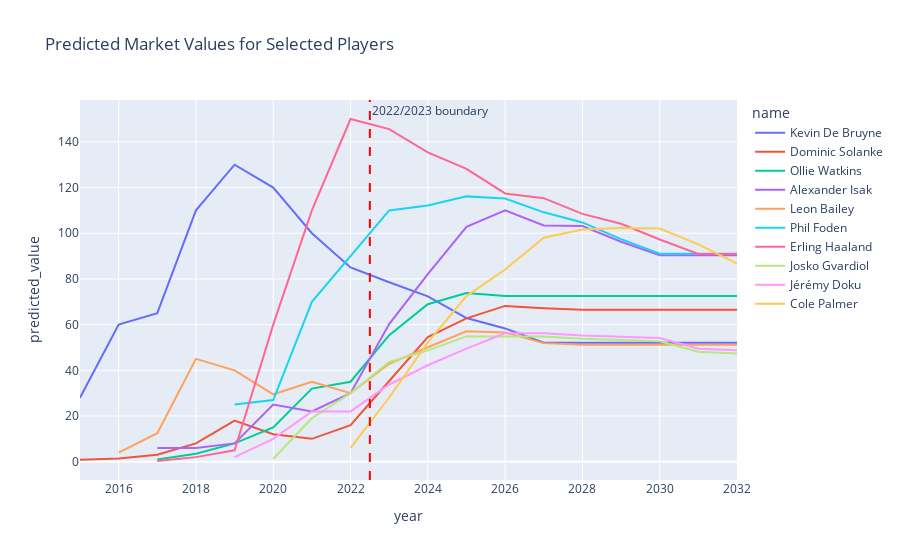

Write notebook code for a chart like this one.
### Code cell
plot_player_value_trends(
    pdf_train, merged,
    top_year=2030,
    top_n=10
)

### Figure 1 — Plotly figure (JSON) as saved in the notebook; plotly's stock layout.template omitted (floating-point values rounded to 4 significant figures)
{"data": [{"customdata": [[23], [24], [25], [26], [27], [28], [29], [30], [32], [33], [34], [35], [36], [37], [38], [39], [40], [41]], "hovertemplate": "name=Kevin De Bruyne<br>year=%{x}<br>predicted_value=%{y}<br>age=%{customdata[0]}<extra></extra>", "legendgroup": "Kevin De Bruyne", "line": {"color": "#636efa", "dash": "solid"}, "marker": {"symbol": "circle"}, "mode": "lines", "name": "Kevin De Bruyne", "orientation": "v", "showlegend": true, "type": "scatter", "x": [2015, 2016, 2017, 2018, 2019, 2020, 2021, 2022, 2023, 2024, 2025, 2026, 2027, 2028, 2029, 2030, 2031, 2032], "xaxis": "x", "y": [28, 60, 65, 110, 130, 120, 100, 85, 78.54, 72.35, 62.87, 58.34, 52.09, 52.09, 52.09, 52.09, 52.09, 52.09], "yaxis": "y"}, {"customdata": [[18], [18], [19], [20], [21], [22], [23], [24], [25], [26], [27], [28], [29], [30], [31], [32], [33], [34]], "hovertemplate": "name=Dominic Solanke<br>year=%{x}<br>predicted_value=%{y}<br>age=%{customdata[0]}<extra></extra>", "legendgroup": "Dominic Solanke", "line": {"color": "#EF553B", "dash": "solid"}, "marker": {"symbol": "circle"}, "mode": "lines", "name": "Dominic Solanke", "orientation": "v", "showlegend": true, "type": "scatter", "x": [2015, 2016, 2017, 2018, 2019, 2020, 2021, 2022, 2023, 2024, 2025, 2026, 2027, 2028, 2029, 2030, 2031, 2032], "xaxis": "x", "y": [0.9, 1.4, 3, 8, 18, 12, 10, 16, 35.31, 54.53, 62.75, 68.19, 67.17, 66.46, 66.46, 66.46, 66.46, 66.46], "yaxis": "y"}, {"customdata": [[21], [22], [23], [24], [25], [26], [27], [28], [29], [30], [31], [32], [33], [34], [35], [36]], "hovertemplate": "name=Ollie Watkins<br>year=%{x}<br>predicted_value=%{y}<br>age=%{customdata[0]}<extra></extra>", "legendgroup": "Ollie Watkins", "line": {"color": "#00cc96", "dash": "solid"}, "marker": {"symbol": "circle"}, "mode": "lines", "name": "Ollie Watkins", "orientation": "v", "showlegend": true, "type": "scatter", "x": [2017, 2018, 2019, 2020, 2021, 2022, 2023, 2024, 2025, 2026, 2027, 2028, 2029, 2030, 2031, 2032], "xaxis": "x", "y": [1, 3.5, 8, 15, 32, 35, 55.41, 68.9, 73.85, 72.55, 72.55, 72.55, 72.55, 72.55, 72.55, 72.55], "yaxis": "y"}, {"customdata": [[17], [18], [19], [20], [21], [22], [23], [24], [25], [26], [27], [28], [29], [30], [31], [32]], "hovertemplate": "name=Alexander Isak<br>year=%{x}<br>predicted_value=%{y}<br>age=%{customdata[0]}<extra></extra>", "legendgroup": "Alexander Isak", "line": {"color": "#ab63fa", "dash": "solid"}, "marker": {"symbol": "circle"}, "mode": "lines", "name": "Alexander Isak", "orientation": "v", "showlegend": true, "type": "scatter", "x": [2017, 2018, 2019, 2020, 2021, 2022, 2023, 2024, 2025, 2026, 2027, 2028, 2029, 2030, 2031, 2032], "xaxis": "x", "y": [6, 6, 8, 25, 22, 30, 60.23, 82.13, 102.8, 110.0, 103.4, 103.2, 96.27, 90.4, 90.4, 90.4], "yaxis": "y"}, {"customdata": [[18], [19], [20], [21], [22], [23], [24], [25], [26], [27], [28], [29], [30], [31], [32], [33], [34]], "hovertemplate": "name=Leon Bailey<br>year=%{x}<br>predicted_value=%{y}<br>age=%{customdata[0]}<extra></extra>", "legendgroup": "Leon Bailey", "line": {"color": "#FFA15A", "dash": "solid"}, "marker": {"symbol": "circle"}, "mode": "lines", "name": "Leon Bailey", "orientation": "v", "showlegend": true, "type": "scatter", "x": [2016, 2017, 2018, 2019, 2020, 2021, 2022, 2023, 2024, 2025, 2026, 2027, 2028, 2029, 2030, 2031, 2032], "xaxis": "x", "y": [4, 12.5, 45, 40, 29.5, 35, 30, 42.87, 50.1, 57.08, 56.56, 51.89, 51.18, 51.18, 51.18, 51.18, 51.18], "yaxis": "y"}, {"customdata": [[18], [19], [20], [21], [23], [24], [25], [26], [27], [28], [29], [30], [31], [32]], "hovertemplate": "name=Phil Foden<br>year=%{x}<br>predicted_value=%{y}<br>age=%{customdata[0]}<extra></extra>", "legendgroup": "Phil Foden", "line": {"color": "#19d3f3", "dash": "solid"}, "marker": {"symbol": "circle"}, "mode": "lines", "name": "Phil Foden", "orientation": "v", "showlegend": true, "type": "scatter", "x": [2019, 2020, 2021, 2022, 2023, 2024, 2025, 2026, 2027, 2028, 2029, 2030, 2031, 2032], "xaxis": "x", "y": [25, 27, 70, 90, 110.0, 112.2, 116.1, 115.2, 109.1, 104.7, 97.44, 91.05, 91.05, 91.05], "yaxis": "y"}, {"customdata": [[17], [18], [18], [19], [20], [21], [22], [23], [24], [25], [26], [27], [28], [29], [30], [31]], "hovertemplate": "name=Erling Haaland<br>year=%{x}<br>predicted_value=%{y}<br>age=%{customdata[0]}<extra></extra>", "legendgroup": "Erling Haaland", "line": {"color": "#FF6692", "dash": "solid"}, "marker": {"symbol": "circle"}, "mode": "lines", "name": "Erling Haaland", "orientation": "v", "showlegend": true, "type": "scatter", "x": [2017, 2018, 2019, 2020, 2021, 2022, 2023, 2024, 2025, 2026, 2027, 2028, 2029, 2030, 2031, 2032], "xaxis": "x", "y": [0.3, 2, 5, 60, 110, 150, 145.6, 135.4, 128.2, 117.4, 115.4, 108.5, 104.2, 97.27, 90.88, 90.88], "yaxis": "y"}, {"customdata": [[18], [19], [20], [21], [22], [23], [24], [25], [26], [27], [28], [29], [30]], "hovertemplate": "name=Josko Gvardiol<br>year=%{x}<br>predicted_value=%{y}<br>age=%{customdata[0]}<extra></extra>", "legendgroup": "Josko Gvardiol", "line": {"color": "#B6E880", "dash": "solid"}, "marker": {"symbol": "circle"}, "mode": "lines", "name": "Josko Gvardiol", "orientation": "v", "showlegend": true, "type": "scatter", "x": [2020, 2021, 2022, 2023, 2024, 2025, 2026, 2027, 2028, 2029, 2030, 2031, 2032], "xaxis": "x", "y": [1.3, 19, 30, 43.67, 48.73, 54.85, 54.85, 54.85, 53.81, 53.27, 52.75, 48.09, 47.38], "yaxis": "y"}, {"customdata": [[16], [17], [19], [19], [21], [22], [23], [24], [25], [26], [27], [28], [29], [30]], "hovertemplate": "name=Jérémy Doku<br>year=%{x}<br>predicted_value=%{y}<br>age=%{customdata[0]}<extra></extra>", "legendgroup": "Jérémy Doku", "line": {"color": "#FF97FF", "dash": "solid"}, "marker": {"symbol": "circle"}, "mode": "lines", "name": "Jérémy Doku", "orientation": "v", "showlegend": true, "type": "scatter", "x": [2019, 2020, 2021, 2022, 2023, 2024, 2025, 2026, 2027, 2028, 2029, 2030, 2031, 2032], "xaxis": "x", "y": [2, 10, 22, 22, 33.79, 42.21, 49.48, 56.23, 56.23, 55.19, 54.65, 54.13, 49.47, 48.76], "yaxis": "y"}, {"customdata": [[20], [21], [22], [23], [24], [25], [26], [27], [28], [29], [30]], "hovertemplate": "name=Cole Palmer<br>year=%{x}<br>predicted_value=%{y}<br>age=%{customdata[0]}<extra></extra>", "legendgroup": "Cole Palmer", "line": {"color": "#FECB52", "dash": "solid"}, "marker": {"symbol": "circle"}, "mode": "lines", "name": "Cole Palmer", "orientation": "v", "showlegend": true, "type": "scatter", "x": [2022, 2023, 2024, 2025, 2026, 2027, 2028, 2029, 2030, 2031, 2032], "xaxis": "x", "y": [6, 28.1, 52.22, 72.49, 84.14, 98.03, 101.7, 102.3, 102.0, 95.15, 86.74], "yaxis": "y"}], "layout": {"annotations": [{"showarrow": false, "text": "2022/2023 boundary", "x": 2022.0, "xanchor": "left", "xref": "x", "y": 1, "yanchor": "top", "yref": "y domain"}], "legend": {"title": {"text": "name"}, "tracegroupgap": 0}, "shapes": [{"line": {"color": "red", "dash": "dash"}, "type": "line", "x0": 2022.0, "x1": 2022.0, "xref": "x", "y0": 0, "y1": 1, "yref": "y domain"}], "title": {"text": "Predicted Market Values for Selected Players"}, "xaxis": {"anchor": "y", "domain": [0, 1], "title": {"text": "year"}}, "yaxis": {"anchor": "x", "domain": [0, 1], "title": {"text": "predicted_value"}}}}
